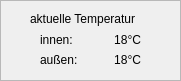
   <widget class="QFrame" name="frame_2">
    <property name="geometry">
     <rect>
      <x>830</x>
      <y>90</y>
      <width>181</width>
      <height>81</height>
     </rect>
    </property>
    <property name="frameShape">
     <enum>QFrame::StyledPanel</enum>
    </property>
    <property name="frameShadow">
     <enum>QFrame::Raised</enum>
    </property>
    <widget class="QLabel" name="label_Temp_4">
     <property name="geometry">
      <rect>
       <x>40</x>
       <y>30</y>
       <width>51</width>
       <height>20</height>
      </rect>
     </property>
     <property name="text">
      <string>innen:</string>
     </property>
     <property name="alignment">
      <set>Qt::AlignLeading|Qt::AlignLeft|Qt::AlignVCenter</set>
     </property>
    </widget>
    <widget class="QLabel" name="label_Tag_4">
     <property name="geometry">
      <rect>
       <x>30</x>
       <y>10</y>
       <width>141</width>
       <height>17</height>
      </rect>
     </property>
     <property name="text">
      <string>aktuelle Temperatur</string>
     </property>
    </widget>
    <widget class="QLabel" name="label_Temp_6">
     <property name="geometry">
      <rect>
       <x>40</x>
       <y>50</y>
       <width>51</width>
       <height>20</height>
      </rect>
     </property>
     <property name="text">
      <string>außen:</string>
     </property>
     <property name="alignment">
      <set>Qt::AlignLeading|Qt::AlignLeft|Qt::AlignVCenter</set>
     </property>
    </widget>
    <widget class="QLabel" name="label_Temp_innen">
     <property name="geometry">
      <rect>
       <x>90</x>
       <y>30</y>
       <width>51</width>
       <height>20</height>
      </rect>
     </property>
     <property name="text">
      <string>18°C</string>
     </property>
     <property name="alignment">
      <set>Qt::AlignRight|Qt::AlignTrailing|Qt::AlignVCenter</set>
     </property>
    </widget>
    <widget class="QLabel" name="label_Temp_aussen">
     <property name="geometry">
      <rect>
       <x>90</x>
       <y>50</y>
       <width>51</width>
       <height>20</height>
      </rect>
     </property>
     <property name="text">
      <string>18°C</string>
     </property>
     <property name="alignment">
      <set>Qt::AlignRight|Qt::AlignTrailing|Qt::AlignVCenter</set>
     </property>
    </widget>
   </widget>
